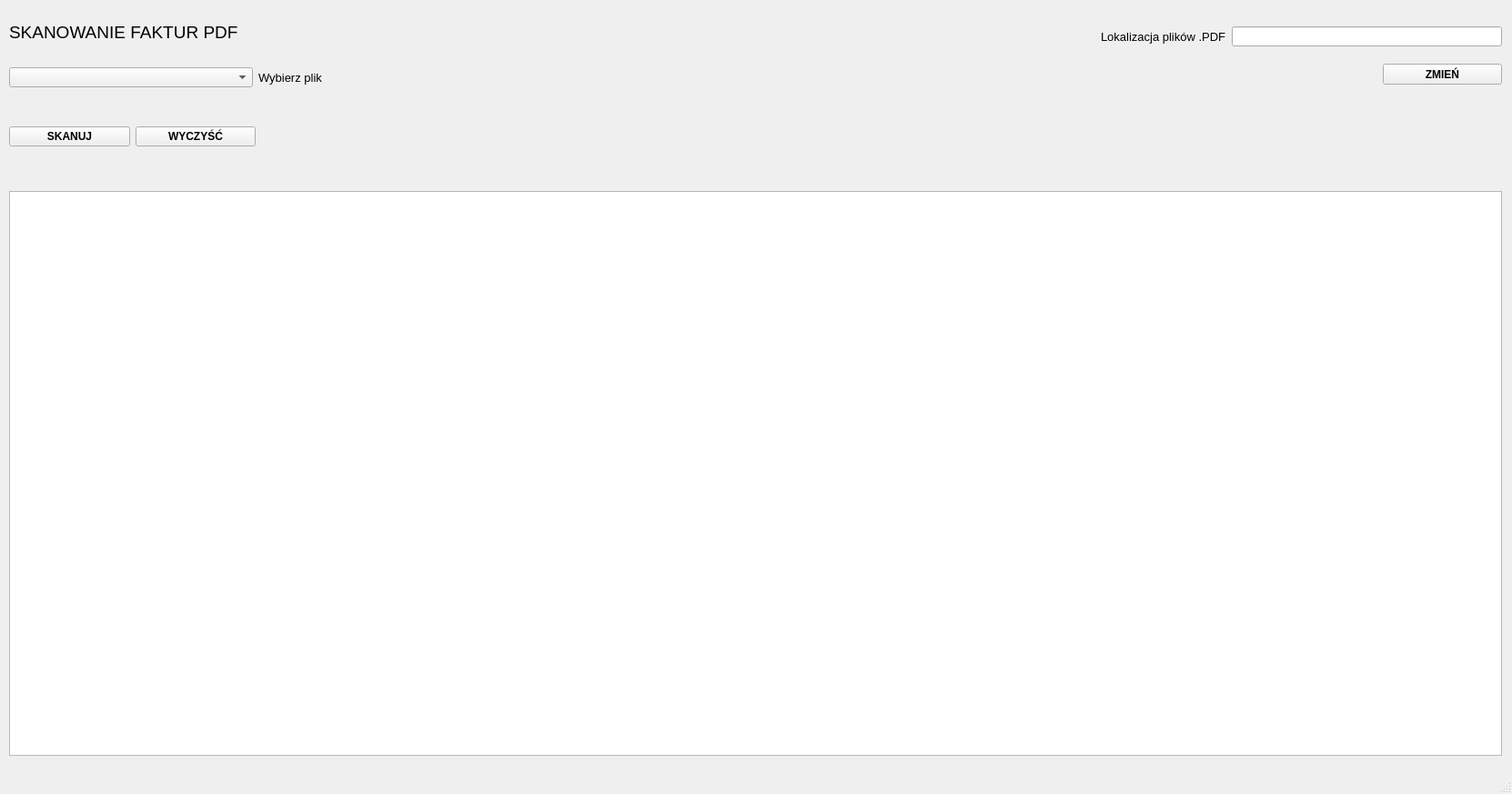
<?xml version="1.0" encoding="UTF-8"?>
<ui version="4.0">
 <class>MainWindow</class>
 <widget class="QMainWindow" name="MainWindow">
  <property name="geometry">
   <rect>
    <x>0</x>
    <y>0</y>
    <width>1662</width>
    <height>873</height>
   </rect>
  </property>
  <property name="windowTitle">
   <string>MainWindow</string>
  </property>
  <widget class="QWidget" name="centralwidget">
   <widget class="QTableWidget" name="tabela">
    <property name="geometry">
     <rect>
      <x>10</x>
      <y>210</y>
      <width>1641</width>
      <height>621</height>
     </rect>
    </property>
   </widget>
   <widget class="QLabel" name="label">
    <property name="geometry">
     <rect>
      <x>10</x>
      <y>10</y>
      <width>261</width>
      <height>51</height>
     </rect>
    </property>
    <property name="font">
     <font>
      <pointsize>14</pointsize>
     </font>
    </property>
    <property name="text">
     <string>SKANOWANIE FAKTUR PDF</string>
    </property>
   </widget>
   <widget class="QPushButton" name="zmien">
    <property name="geometry">
     <rect>
      <x>1520</x>
      <y>70</y>
      <width>131</width>
      <height>23</height>
     </rect>
    </property>
    <property name="font">
     <font>
      <weight>75</weight>
      <bold>true</bold>
     </font>
    </property>
    <property name="text">
     <string>ZMIEŃ</string>
    </property>
   </widget>
   <widget class="QWidget" name="">
    <property name="geometry">
     <rect>
      <x>10</x>
      <y>120</y>
      <width>271</width>
      <height>61</height>
     </rect>
    </property>
    <layout class="QHBoxLayout" name="horizontalLayout">
     <item>
      <widget class="QPushButton" name="skanuj">
       <property name="font">
        <font>
         <weight>75</weight>
         <bold>true</bold>
        </font>
       </property>
       <property name="text">
        <string>SKANUJ</string>
       </property>
      </widget>
     </item>
     <item>
      <widget class="QPushButton" name="wyczysc">
       <property name="font">
        <font>
         <weight>75</weight>
         <bold>true</bold>
        </font>
       </property>
       <property name="text">
        <string>WYCZYŚĆ</string>
       </property>
      </widget>
     </item>
    </layout>
   </widget>
   <widget class="QWidget" name="">
    <property name="geometry">
     <rect>
      <x>10</x>
      <y>70</y>
      <width>541</width>
      <height>31</height>
     </rect>
    </property>
    <layout class="QHBoxLayout" name="horizontalLayout_2">
     <item>
      <widget class="QComboBox" name="plik"/>
     </item>
     <item>
      <widget class="QLabel" name="label_2">
       <property name="font">
        <font>
         <pointsize>10</pointsize>
        </font>
       </property>
       <property name="text">
        <string>Wybierz plik</string>
       </property>
      </widget>
     </item>
    </layout>
   </widget>
   <widget class="QWidget" name="">
    <property name="geometry">
     <rect>
      <x>1210</x>
      <y>20</y>
      <width>441</width>
      <height>41</height>
     </rect>
    </property>
    <layout class="QHBoxLayout" name="horizontalLayout_3">
     <item>
      <widget class="QLabel" name="label_3">
       <property name="font">
        <font>
         <pointsize>10</pointsize>
        </font>
       </property>
       <property name="text">
        <string>Lokalizacja plików .PDF</string>
       </property>
      </widget>
     </item>
     <item>
      <widget class="QLineEdit" name="lokalizacja"/>
     </item>
    </layout>
   </widget>
  </widget>
  <widget class="QMenuBar" name="menubar">
   <property name="geometry">
    <rect>
     <x>0</x>
     <y>0</y>
     <width>1662</width>
     <height>21</height>
    </rect>
   </property>
  </widget>
  <widget class="QStatusBar" name="statusbar"/>
 </widget>
 <resources/>
 <connections/>
</ui>
